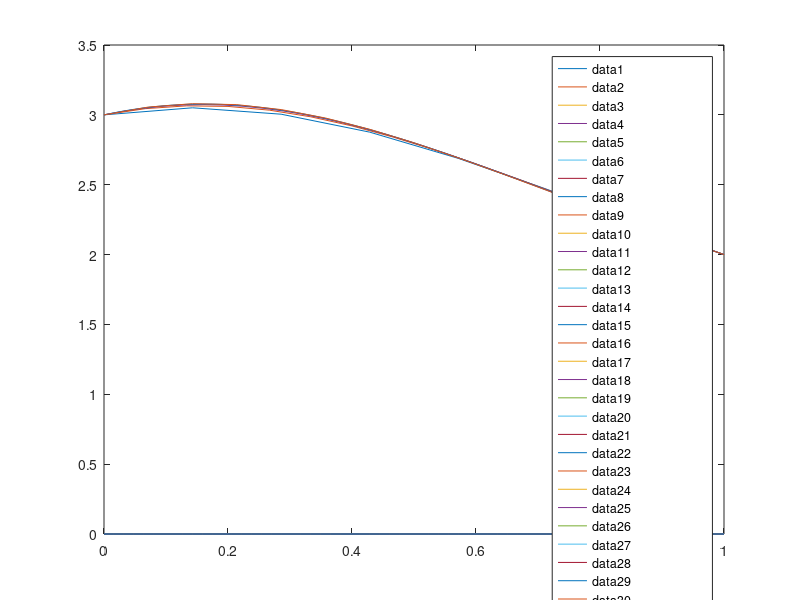

Reproduce this figure in MATLAB.

% First code for h = 1/8
function i = finite()

n = 7;
h =  1/8;
f = @(x) -2*(-1*x^3-9*x^2+3*x+3)/((x^2+1)^3);

A = zeros(n+1, n+1);
A(1,1) = 1;
A(n+1, n+1) = 1;
for i = 2:n
    A(i-1, i) = 1;
    A(i, i) = -2;
    A(i, i-1) = 1;
end

A(n,n+1) = 1;
A(1,2) = 0;
disp(A)

b = zeros(n+1);
b(1) = 3;
x = 0;
for i = 2:n
    x = x+h;
    b(i) = h^2*f(x);
end
b(n+1) = 2;
disp(b)


y = linsolve(A, b);

t = linspace(0, 1, n+1);

disp(A)
disp(b)
plot(t, y);
hold on

% h = 1/16
n = 15;
h =  1/16;
f = @(x) -2*(-1*x^3-9*x^2+3*x+3)/((x^2+1)^3);

A = zeros(n+1, n+1);
A(1,1) = 1;
A(n+1, n+1) = 1;
for i = 2:n
    A(i-1, i) = 1;
    A(i, i) = -2;
    A(i, i-1) = 1;
end
A(n,n+1) = 1;
A(1,2) = 0;
disp(A)

b = zeros(n+1);
b(1) = 3;
x = 0;
for i = 2:n
    x = x+h;
    b(i) = h^2*f(x);
end
b(n+1) = 2;
disp(b)


y = linsolve(A, b);

t = linspace(0, 1, n+1);

disp(A)
disp(b)
plot(t, y);
hold on

% h = 1/32
n = 31;
h =  1/32;
f = @(x) -2*(-1*x^3-9*x^2+3*x+3)/((x^2+1)^3);

A = zeros(n+1, n+1);
A(1,1) = 1;
A(n+1, n+1) = 1;
for i = 2:n
    A(i-1, i) = 1;
    A(i, i) = -2;
    A(i, i-1) = 1;
end
A(n,n+1) = 1;
A(1,2) = 0;
disp(A)

b = zeros(n+1);
b(1) = 3;
x = 0;
for i = 2:n
    x = x+h;
    b(i) = h^2*f(x);
end
b(n+1) = 2;
disp(b)


y = linsolve(A, b);

t = linspace(0, 1, n+1);

disp(A)
disp(b)
plot(t, y);
hold on


%h = 1/64
n = 63;
h =  1/64;
f = @(x) -2*(-1*x^3-9*x^2+3*x+3)/((x^2+1)^3);

A = zeros(n+1, n+1);
A(1,1) = 1;
A(n+1, n+1) = 1;
for i = 2:n
    A(i-1, i) = 1;
    A(i, i) = -2;
    A(i, i-1) = 1;
end
A(n,n+1) = 1;
A(1,2) = 0;
disp(A)

b = zeros(n+1);
b(1) = 3;
x = 0;
for i = 2:n
    x = x+h;
    b(i) = h^2*f(x);
end
b(n+1) = 2;
disp(b)


y = linsolve(A, b);

t = linspace(0, 1, n+1);

disp(A)
disp(b)
plot(t, y);
hold on

% Now we will print the actual graph of the particular solution
fplot(@(t) (t+3)/(1+t^2),[0,1])

% all curves will be plotted by now